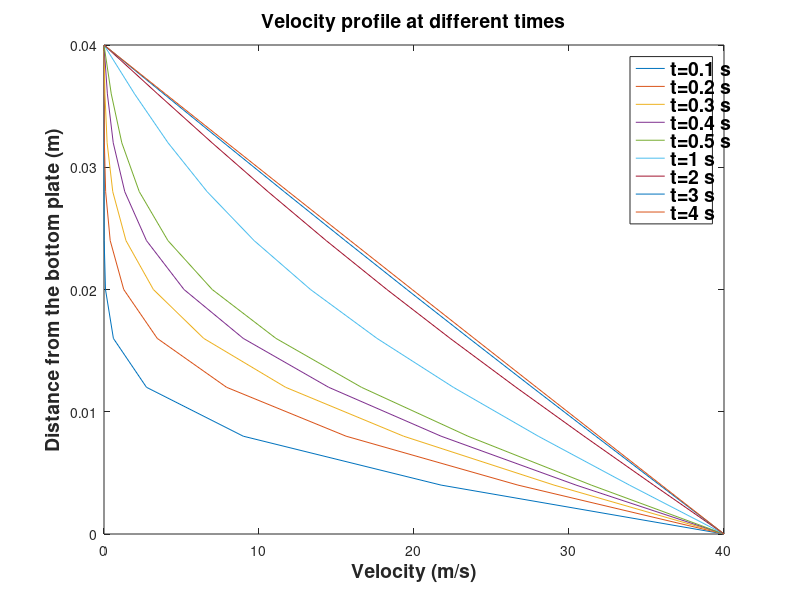

The MATLAB source for this figure:
%PROJECT 1 - ANALYTICAL SOLUTION

clear;
clc;

%Part 1)
%PARAMETERS
h = 0.04;                   %distance between two parallel plates extended to infinity [m]
nu = 0.000217;              %kinematic viscosity [m^2/s]
U_0 = 40;                   %velocity of lower plate [m/s]
N=11;                     %number of grid points


%TIME = .1 [s]
t=.1;
del_y = h/(N-1);                  %grid point increment
eta_1 = h/(2*sqrt(nu*t));
i=1
    for y=0:del_y:h
        Y(i) = y
        eta  = y/(2*sqrt(nu*t)) 
            for n = 1:10
                A(n) = erfc((2*(n-1)*eta_1)+eta)
                B(n) = erfc((2*(n)*eta_1)-eta)
            end
        X=sum(A)
        Z=sum(B)
        U(i)=U_0*(X-Z)
        i=i+1
    end
    
%TIME = .2 [s]
t=.2;
del_y = h/(N-1);                  %grid point increment
eta_1 = h/(2*sqrt(nu*t));
i=1
    for y=0:del_y:h
        Y(i) = y
        eta  = y/(2*sqrt(nu*t)) 
            for n = 1:10
                A(n) = erfc((2*(n-1)*eta_1)+eta)
                B(n) = erfc((2*(n)*eta_1)-eta)
            end
        X=sum(A)
        Z=sum(B)
        U_2(i)=U_0*(X-Z)
        i=i+1
    end    

    
%TIME = .3 [s]
t=.3;
del_y = h/(N-1);                  %grid point increment
eta_1 = h/(2*sqrt(nu*t));
i=1
    for y=0:del_y:h
        Y(i) = y
        eta  = y/(2*sqrt(nu*t)) 
            for n = 1:10
                A(n) = erfc((2*(n-1)*eta_1)+eta)
                B(n) = erfc((2*(n)*eta_1)-eta)
            end
        X=sum(A)
        Z=sum(B)
        U_3(i)=U_0*(X-Z)
        i=i+1
    end        

    
%TIME = .4 [s]
t=.4;
del_y = h/(N-1);                  %grid point increment
eta_1 = h/(2*sqrt(nu*t));
i=1
    for y=0:del_y:h
        Y(i) = y
        eta  = y/(2*sqrt(nu*t)) 
            for n = 1:10
                A(n) = erfc((2*(n-1)*eta_1)+eta)
                B(n) = erfc((2*(n)*eta_1)-eta)
            end
        X=sum(A)
        Z=sum(B)
        U_4(i)=U_0*(X-Z)
        i=i+1
    end        

    
%TIME = .5 [s]
t=.5;
del_y = h/(N-1);                  %grid point increment
eta_1 = h/(2*sqrt(nu*t));
i=1
    for y=0:del_y:h
        Y(i) = y
        eta  = y/(2*sqrt(nu*t)) 
            for n = 1:10
                A(n) = erfc((2*(n-1)*eta_1)+eta)
                B(n) = erfc((2*(n)*eta_1)-eta)
            end
        X=sum(A)
        Z=sum(B)
        U_5(i)=U_0*(X-Z)
        i=i+1
    end    
    

%TIME = 1 [s]
t=1;
del_y = h/(N-1);                  %grid point increment
eta_1 = h/(2*sqrt(nu*t));
i=1
    for y=0:del_y:h
        Y(i) = y
        eta  = y/(2*sqrt(nu*t)) 
            for n = 1:10
                A(n) = erfc((2*(n-1)*eta_1)+eta)
                B(n) = erfc((2*(n)*eta_1)-eta)
            end
        X=sum(A)
        Z=sum(B)
        U_6(i)=U_0*(X-Z)
        i=i+1
    end      
    
    
%TIME = 2 [s]
t=2;
del_y = h/(N-1);                  %grid point increment
eta_1 = h/(2*sqrt(nu*t));
i=1
    for y=0:del_y:h
        Y(i) = y
        eta  = y/(2*sqrt(nu*t)) 
            for n = 1:10
                A(n) = erfc((2*(n-1)*eta_1)+eta)
                B(n) = erfc((2*(n)*eta_1)-eta)
            end
        X=sum(A)
        Z=sum(B)
        U_7(i)=U_0*(X-Z)
        i=i+1
    end
    
    
%TIME = 3 [s]
t=3;
del_y = h/(N-1);                  %grid point increment
eta_1 = h/(2*sqrt(nu*t));
i=1
    for y=0:del_y:h
        Y(i) = y
        eta  = y/(2*sqrt(nu*t)) 
            for n = 1:10
                A(n) = erfc((2*(n-1)*eta_1)+eta)
                B(n) = erfc((2*(n)*eta_1)-eta)
            end
        X=sum(A)
        Z=sum(B)
        U_8(i)=U_0*(X-Z)
        i=i+1
    end       

    
%TIME = 4 [s]
t=4;
del_y = h/(N-1);                  %grid point increment
eta_1 = h/(2*sqrt(nu*t));
i=1
    for y=0:del_y:h
        Y(i) = y
        eta  = y/(2*sqrt(nu*t)) 
            for n = 1:10
                A(n) = erfc((2*(n-1)*eta_1)+eta)
                B(n) = erfc((2*(n)*eta_1)-eta)
            end
        X=sum(A)
        Z=sum(B)
        U_9(i)=U_0*(X-Z)
        i=i+1
    end
    
    
plot(U,Y,U_2,Y,U_3,Y,U_4,Y,U_5,Y,U_6,Y,U_7,Y,U_8,Y,U_9,Y)
title('Velocity profile at different times')
xlabel('Velocity (m/s)')
ylabel('Distance from the bottom plate (m)')
legend('t=0.1 s','t=0.2 s','t=0.3 s','t=0.4 s','t=0.5 s','t=1 s','t=2 s','t=3 s','t=4 s')

figureHandle = gcf;
%# make all text in the figure to size 14 and bold
set(findall(figureHandle,'type','text'),'fontSize',14,'fontWeight','bold')
        

